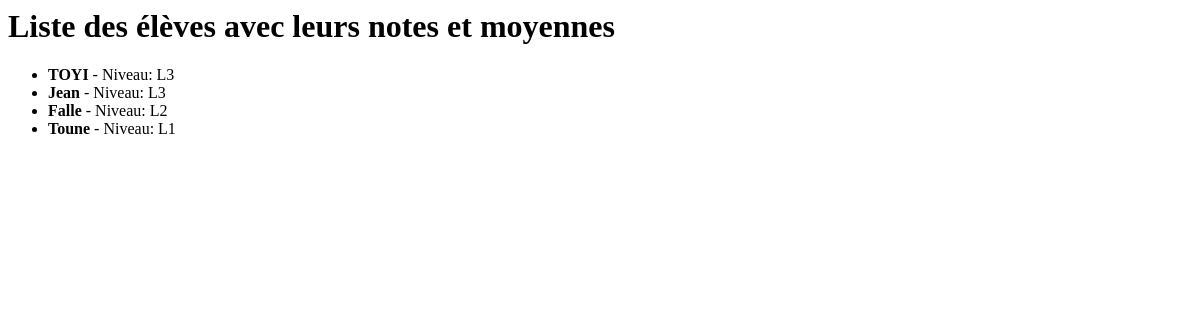
/notes/eleve/, run on an earlier commit of the app's database.
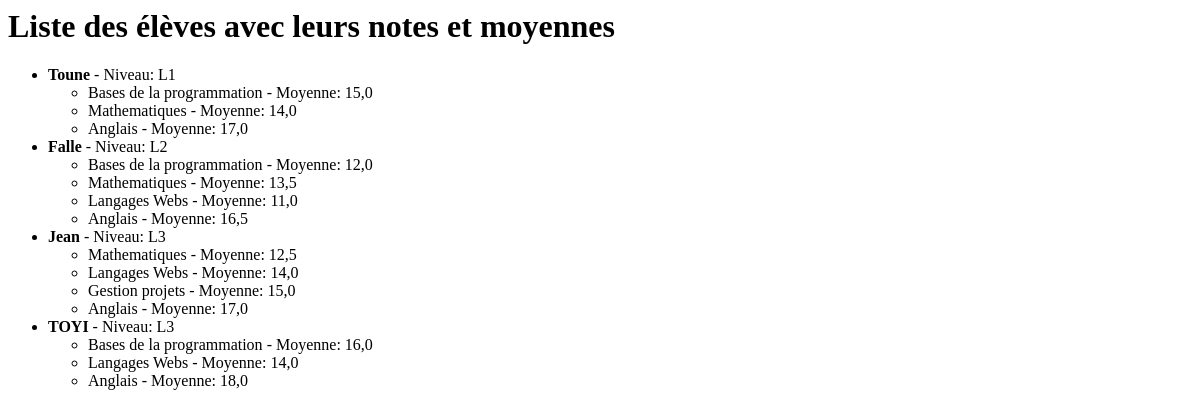
And on a later commit of the database.
### notes/models/eleve.py (models this page shows, shortened)
class Eleve(Personne):
    id = models.CharField(max_length=20, primary_key=True)
    niveau = models.ForeignKey(Niveau, on_delete=models.CASCADE, related_name='eleves')
    matieres = models.ManyToManyField('Matiere', through='Note', related_name='eleves')
    class Meta:
        verbose_name_plural = "Elèves"

### notes/models/matiere.py (models this page shows, shortened)
class Matiere(models.Model):
    nom = models.CharField(max_length=50, unique=True)
    enseignant = models.ForeignKey(Enseignant, on_delete=models.CASCADE)
    class Meta:
        verbose_name_plural = "Matières"

### notes/models/note.py (models this page shows, shortened)
class Note(models.Model):
    valeur = models.FloatField()
    eleve = models.ForeignKey(Eleve, on_delete=models.CASCADE, related_name='notes')
    matiere = models.ForeignKey(Matiere, on_delete=models.CASCADE, related_name='notes')

### notes/views/eleve.py (the view)
# urls.py: path('eleve/', eleve.eleve, name='eleve'),
def eleve(request):
    eleves_list = Eleve.objects.all()
    eleves_with_notes = []
    for eleve in eleves_list:
        matieres_notes = []
        for matiere in eleve.matieres.all():
            note = Note.objects.filter(eleve=eleve, matiere=matiere).first()  # Récupère la note
            matieres_notes.append({
                'matiere': matiere.nom,
                'note': note.valeur if note else 'Nulle'  # Vérifie si une note existe
            })
        eleves_with_notes.append({
            'nom': eleve.nom,
            'niveau': eleve.niveau.nom,
            'matieres_notes': matieres_notes
        })
    for eleves in eleves_with_notes:
        print(eleves)
    return render(request, 'notes/eleves.html', {'eleves': eleves_with_notes})

### notes/templates/notes/eleves.html
<h1>Liste des élèves avec leurs notes et moyennes</h1>
<ul>
    {% for eleve in eleves %}
    <li>
        <strong>{{ eleve.nom }}</strong> - Niveau: {{ eleve.niveau }}
        <ul>
            {% for matiere_note in eleve.matieres_notes %}
            <li>{{ matiere_note.matiere }} - Moyenne: {{ matiere_note.note }}</li>
            {% endfor %}
        </ul>
    </li>
    {% endfor %}
</ul>

What changed in the data, as far as the page shows it:
now on this page (row unchanged): Matiere: matiere "Bases de la programmation" "Bases de la programmation" "Bases de la programmation"
added Note: note "15,0"
now on this page (row unchanged): Matiere: matiere "Mathematiques" "Mathematiques" "Mathematiques"
added Note: note "14,0"
now on this page (row unchanged): Matiere: matiere "Anglais" "Anglais" "Anglais" "Anglais"
added Note: note "17,0"
added Note: note "12,0"
added Note: note "13,5"
now on this page (row unchanged): Matiere: matiere "Langages Webs" "Langages Webs" "Langages Webs"
added Note: note "11,0"
added Note: note "16,5"
added Note: note "12,5"
added Note: note "14,0"
now on this page (row unchanged): Matiere: matiere "Gestion projets"
added Note: note "15,0"
added Note: note "17,0"
added Note: note "16,0"
added Note: note "14,0"
added Note: note "18,0"
Also different on the page:
new list line: "- Moyenne: - Moyenne: - Moyenne:"
new list line: "- Moyenne: - Moyenne: - Moyenne: - Moyenne:"
